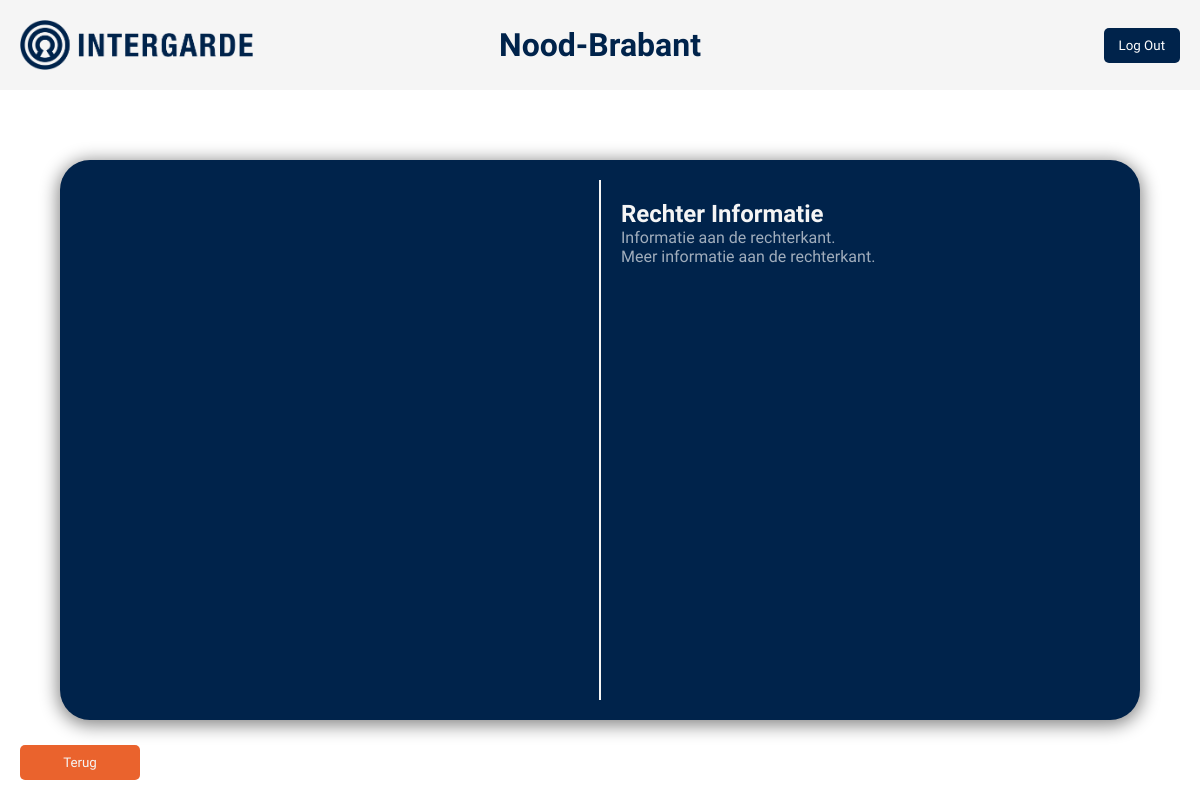
/meldingen/noord-brabant.php (signed in), run on an earlier commit of the app's database.
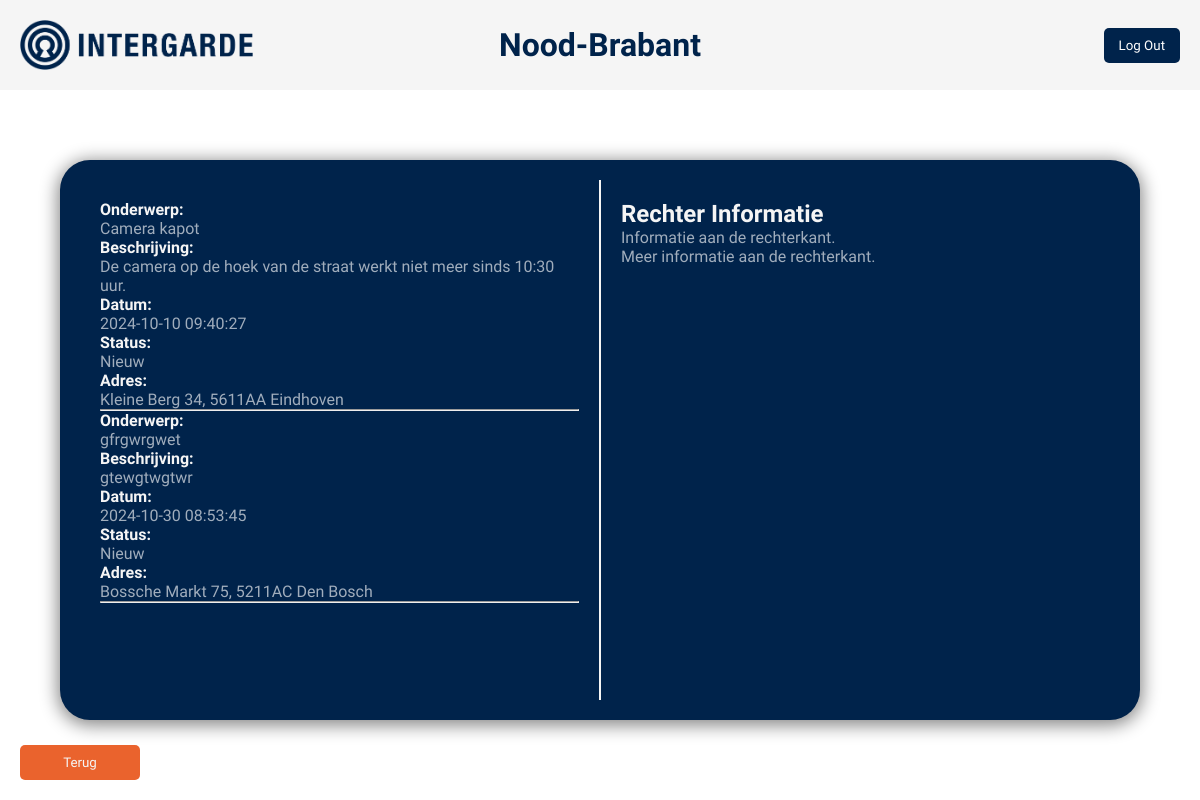
And on a later commit of the database.
### tables this page shows
CREATE TABLE `meldingen` (
  `id` int(11) NOT NULL,
  `onderwerp` varchar(100) NOT NULL,
  `beschrijving` text NOT NULL,
  `datum` timestamp NOT NULL DEFAULT CURRENT_TIMESTAMP,
  `adressen_id` int(11) DEFAULT NULL,
  `status` varchar(50) DEFAULT 'Nieuw'
);

CREATE TABLE `adressen` (
  `id` int(11) NOT NULL,
  `postcode` varchar(6) NOT NULL,
  `straatnaam` varchar(100) DEFAULT NULL,
  `huisnummer` varchar(9999) DEFAULT NULL,
  `plaats` varchar(100) DEFAULT NULL,
  `provincie_id` int(11) DEFAULT NULL
);

### meldingen/noord-brabant.php (the view, shortened to what this page needs)
<?php
   include("../php/config.php");
   $result = mysqli_query($con, "SELECT meldingen.*, adressen.straatnaam, adressen.huisnummer, adressen.postcode, adressen.plaats
        FROM meldingen
        LEFT JOIN adressen ON meldingen.adressen_id = adressen.id
        WHERE adressen.provincie_id = 1");
?>
<!DOCTYPE html>
<html lang="en">
<head>
    <link rel="stylesheet" href="../style/meldingen.css">
    <link rel="stylesheet" href="../style/header.css">
</head>
<body>
<header>
    <div class="header-container">
        <img id="logo" src="../media/Intergarde-Logo.png" alt="Logo">
        <div class="regio-titel">
            <h1>Nood-Brabant</h1>
        </div>
        <a href="../php/logout.php">
            <button class="btn">Log Out</button>
        </a>
    </div>
</header>
    <div class="wrapper">
        <div class="container-all">
            <div class="meldingen-box">
            <div class="content-left">
                <?php
                    while($row = mysqli_fetch_assoc($result)) {
                        echo "<div class='melding'>";
                            echo "<p><strong>Onderwerp:</strong></p>";
                            echo "<p>" . $row['onderwerp'] . "</p>";
                            echo "<p><strong>Beschrijving:</strong></p>";
                            echo "<p>" . $row['beschrijving'] . "</p>";
                            echo "<p><strong>Datum:</strong></p>";
                            echo "<p>" . $row['datum'] . "</p>";
                            echo "<p><strong>Status:</strong></p>";
                            echo "<p>" . $row['status'] . "</p>";
                            echo "<p><strong>Adres:</strong></p>";
                            echo "<p>" . $row['straatnaam'] . " " . $row['huisnummer'] . ", " . $row['postcode'] . " " . $row['plaats'] . "</p>";
                            echo "<hr>";
                        echo "</div>";
                    }
                ?>
</div>
                    <div class="vertical-line"></div>
                <div class="content-right">
                    <h2>Rechter Informatie</h2>
                    <p>Informatie aan de rechterkant.</p>
                    <p>Meer informatie aan de rechterkant.</p>
                </div>
            </div>
        </div>
    </div>
    <button class="sidebar-btn" onclick="window.location.href='../menu/menu.php';">Terug</button>
</body>
</html>

### style/meldingen.css (style rules this page uses)
* { padding: 0; margin: 0; box-sizing: border-box; font-family: 'Jockey One', sans-serif; color: whitesmoke; }
.wrapper { display: flex; justify-content: center; align-items: center; height: calc(100vh - 100px); }
.regio-titel { text-align: center; position: absolute; left: 50%; transform: translateX(-50%); padding: 10px; }
h1 { color: rgb(0, 35, 75); }
.container-all { width: 100%; height: 70vh; display: flex; justify-content: space-between; align-items: stretch; }
.sidebar-btn { padding: 10px 15px; background-color: rgb(234, 99, 45); color: whitesmoke; border: none; border-radius: 5px; cursor: pointer; width: 10%; position: absolute; bottom: 20px; left: 20px; z-index: 999; }
.meldingen-box { top: 50%; left: 50%; transform: translate(-50%, -50%); width: 90%; display: flex; align-items: stretch; position: relative; padding: 20px; border-radius: 30px; background-color: rgb(0, 35, 75); box-shadow: 0px 3px 18px 2px rgba(0, 0, 0, 0.491); }
.vertical-line { width: 2px; background-color: whitesmoke; height: 100%; }
.content-left, .content-right { flex: 1; padding: 20px; text-align: left; overflow-y: auto; }
.content-left h2, .content-left p, .content-right h2, .content-right p { color: whitesmoke; }
.content-left p, .content-right p { color: rgba(255, 255, 255, 0.626); }

### style/header.css (style rules this page uses)
header { background-color: whitesmoke; padding: 20px 20px; }
p { color: rgb(0, 35, 75); }
.header-container { display: flex; justify-content: space-between; align-items: center; position: relative; }
#logo { height: 50px; width: auto; }
.btn { padding: 10px 15px; background-color: rgb(0, 35, 75); color: white; border: none; border-radius: 5px; cursor: pointer; }

What changed in the data, as far as the page shows it:
added meldingen: onderwerp "Camera kapot", beschrijving "De camera op de hoek van de straat werkt niet meer sinds 10:30 uur.", datum "2024-10-10 09:40:27", status "Nieuw", adressen.straatnaam "Kleine Berg", adressen.huisnummer "34", adressen.postcode "5611AA", adressen.plaats "Eindhoven"
added meldingen: onderwerp "gfrgwrgwet", beschrijving "gtewgtwgtwr", datum "2024-10-30 08:53:45", status "Nieuw", adressen.straatnaam "Bossche Markt", adressen.huisnummer "75", adressen.postcode "5211AC", adressen.plaats "Den Bosch"
